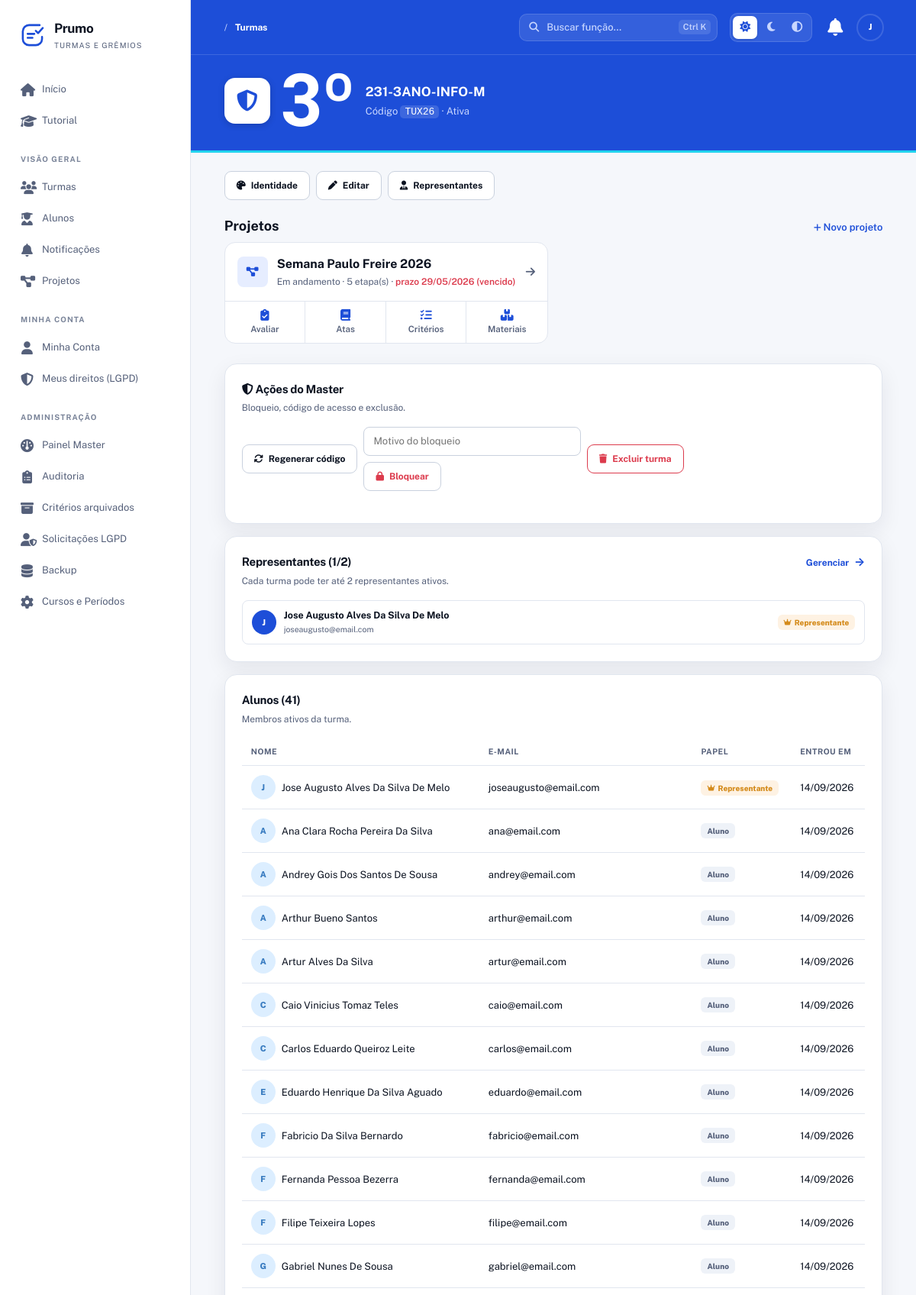
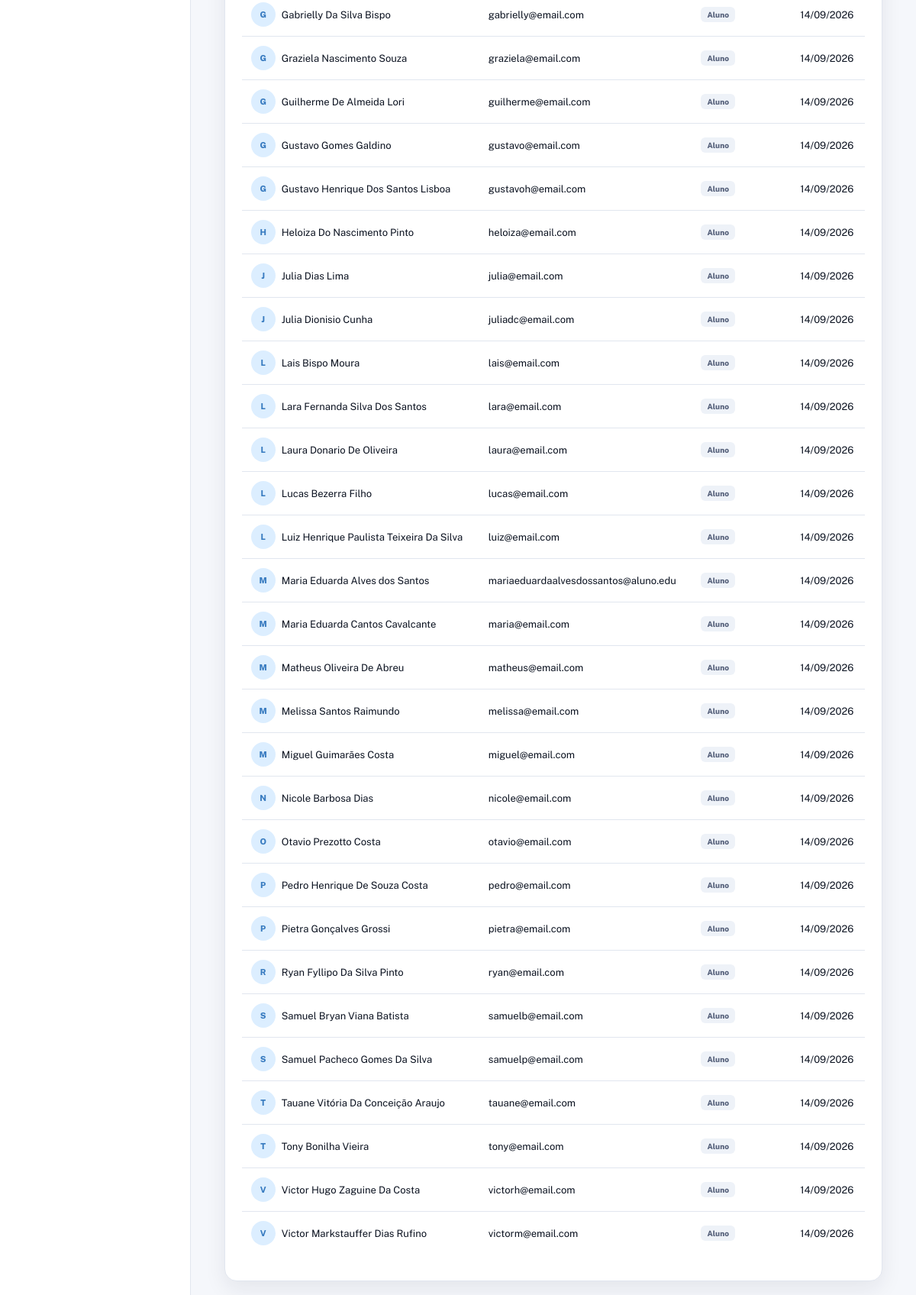
Screenshot of /Prumo/turmas/1 (signed in, upper part) with the database file from the repository (2 pictures, top to bottom).
### tables this page shows
CREATE TABLE turmas (
  id INT AUTO_INCREMENT PRIMARY KEY,
  nome VARCHAR(150) NOT NULL,
  codigo_acesso VARCHAR(30) NOT NULL UNIQUE,
  codigo_interno VARCHAR(100) DEFAULT NULL,
  cor_primaria VARCHAR(20) DEFAULT '#3498db',
  cor_secundaria VARCHAR(20) DEFAULT '#2ecc71',
  cor_personalizada TINYINT(1) NOT NULL DEFAULT 0,   
  logo VARCHAR(255) DEFAULT NULL,                   
  bloqueada TINYINT(1) NOT NULL DEFAULT 0,
  bloqueada_motivo VARCHAR(255) DEFAULT NULL,
  bloqueada_em DATETIME DEFAULT NULL,
  bloqueada_por INT DEFAULT NULL,
  created_at TIMESTAMP DEFAULT CURRENT_TIMESTAMP,
  updated_at TIMESTAMP DEFAULT CURRENT_TIMESTAMP ON UPDATE CURRENT_TIMESTAMP,
  FOREIGN KEY (bloqueada_por) REFERENCES usuarios(id) ON DELETE SET NULL,
  INDEX idx_turmas_codigo (codigo_acesso)
);

CREATE TABLE projetos (
  id INT AUTO_INCREMENT PRIMARY KEY,
  turma_id INT NOT NULL,
  nome VARCHAR(150) NOT NULL,
  descricao TEXT DEFAULT NULL,
  prazo DATE DEFAULT NULL,
  modo_avaliacao ENUM('etapa','cronograma') DEFAULT 'cronograma',
  encerrado TINYINT(1) DEFAULT 0,
  encerrado_em DATETIME DEFAULT NULL,
  encerrado_por INT DEFAULT NULL,
  created_at TIMESTAMP DEFAULT CURRENT_TIMESTAMP,
  updated_at TIMESTAMP DEFAULT CURRENT_TIMESTAMP ON UPDATE CURRENT_TIMESTAMP,
  FOREIGN KEY (turma_id) REFERENCES turmas(id) ON DELETE CASCADE,
  FOREIGN KEY (encerrado_por) REFERENCES usuarios(id) ON DELETE SET NULL,
  INDEX idx_projetos_turma (turma_id),
  INDEX idx_projetos_encerrado (encerrado)
);

CREATE TABLE turma_usuarios (
  id INT AUTO_INCREMENT PRIMARY KEY,
  turma_id INT NOT NULL,
  usuario_id INT NOT NULL,
  papel ENUM('aluno','representante') NOT NULL DEFAULT 'aluno',
  ativo TINYINT(1) DEFAULT 1,
  entrou_em TIMESTAMP DEFAULT CURRENT_TIMESTAMP,
  saiu_em DATETIME DEFAULT NULL,
  created_at TIMESTAMP DEFAULT CURRENT_TIMESTAMP,
  updated_at TIMESTAMP DEFAULT CURRENT_TIMESTAMP ON UPDATE CURRENT_TIMESTAMP,
  UNIQUE KEY unico_turma_usuario (turma_id, usuario_id),
  FOREIGN KEY (turma_id) REFERENCES turmas(id) ON DELETE CASCADE,
  FOREIGN KEY (usuario_id) REFERENCES usuarios(id) ON DELETE CASCADE,
  INDEX idx_tu_papel (papel),
  INDEX idx_tu_ativo (ativo)
);

CREATE TABLE usuarios (
  id INT AUTO_INCREMENT PRIMARY KEY,
  nome VARCHAR(150) NOT NULL,
  email VARCHAR(150) NOT NULL UNIQUE,
  senha VARCHAR(255) NOT NULL,
  tipo ENUM('aluno','master') NOT NULL DEFAULT 'aluno',
  telefone VARCHAR(20) DEFAULT NULL,
  data_nascimento DATE DEFAULT NULL,
  email_confirmado TINYINT(1) NOT NULL DEFAULT 0,
  email_token VARCHAR(255) DEFAULT NULL,
  email_token_expira DATETIME DEFAULT NULL,
  primeiro_login TINYINT(1) NOT NULL DEFAULT 1,
  ativo TINYINT(1) NOT NULL DEFAULT 1,
  lgpd_aceito TINYINT(1) NOT NULL DEFAULT 0,
  lgpd_data DATETIME DEFAULT NULL,
  ultimo_acesso DATETIME DEFAULT NULL,
  created_at TIMESTAMP DEFAULT CURRENT_TIMESTAMP,
  updated_at TIMESTAMP DEFAULT CURRENT_TIMESTAMP ON UPDATE CURRENT_TIMESTAMP,
  INDEX idx_usuarios_email (email),
  INDEX idx_usuarios_tipo (tipo),
  INDEX idx_usuarios_ativo (ativo)
);

### app/Views/turmas/detalhe.php (the view, shortened to what the rows shown need)
<?php
require_once __DIR__ . '/../layouts/header.php';
require_once __DIR__ . '/../layouts/nav.php';
?>
<section class="turma-faixa" style="<?= h(ViewHelper::estiloTurma($turma)) ?>">
    <div class="turma-logo">
        <?php if (!empty($turma['logo'])): ?>
            <img src="<?= h(ViewHelper::asset($turma['logo'])) ?>" alt="Logo da turma">
        <?php else: ?>
            <i class="fas fa-shield-halved" aria-hidden="true"></i>
        <?php endif; ?>
    </div>
    <div class="turma-sigla num"><?= h(ViewHelper::siglaTurma($turma['nome'])) ?></div>
    <div class="turma-meta">
        <strong><?= h($turma['nome']) ?></strong>
        <span>
            Código <code><?= h($turma['codigo_acesso']) ?></code> ·
            <?= $turma['bloqueada'] ? 'Bloqueada' : 'Ativa' ?>
        </span>
    </div>
</section>
<section class="turma-projetos" aria-labelledby="turma-projetos-titulo">
    <div class="bloco-titulo">
        <h2 id="turma-projetos-titulo">Projetos</h2>
    </div>
    <?php if (empty($projetos)): ?>
        <div class="lista-vazia">
            <i class="fas fa-diagram-project"></i>
            <span>Esta turma ainda não tem projetos.<?= $isMaster ? '' : ' Quando o professor criar um, ele aparece aqui.' ?></span>
        </div>
    <?php else: ?>
        <div class="projetos-cartoes">
            <?php foreach ($projetos as $p):
                $pp = $basePath . '/projetos/' . (int) $p['id'];
                $prazo = !empty($p['prazo']) ? date('d/m/Y', strtotime($p['prazo'])) : null;
                $vencido = !$p['encerrado'] && !empty($p['prazo']) && strtotime($p['prazo']) < strtotime('today');
                $atalhos = ($isRep || $isMaster)
                    ? [['fas fa-clipboard-check', 'Avaliar', $pp . '/avaliacoes'], ['fas fa-book', 'Atas', $pp . '/atas'], ['fas fa-list-check', 'Critérios', $pp . '/criterios'], ['fas fa-boxes', 'Materiais', $pp . '/materiais']]
                    : [['fas fa-star-half-stroke', 'Minhas notas', $pp . '/avaliacoes/minhas'], ['fas fa-user-group', 'Avaliar colegas', $pp . '/avaliacoes/pares'], ['fas fa-book', 'Atas', $pp . '/atas'], ['fas fa-boxes', 'Materiais', $pp . '/materiais']];
            ?>
                <article class="projeto-cartao <?= $p['encerrado'] ? 'encerrado' : '' ?>">
                    <a class="projeto-cartao-topo" href="<?= $pp ?>">
                        <span class="tarefa-icone"><i class="fas <?= $p['encerrado'] ? 'fa-lock' : 'fa-diagram-project' ?>"></i></span>
                        <span class="projeto-cartao-titulo">
                            <strong><?= h($p['nome']) ?></strong>
                            <small>
                                <?= $p['encerrado'] ? 'Encerrado' : 'Em andamento' ?>
                                · <?= (int) $p['total_etapas'] ?> etapa(s)
                                <?php if ($prazo): ?> · <span class="<?= $vencido ? 'txt-alerta' : '' ?>">prazo <?= $prazo ?><?= $vencido ? ' (vencido)' : '' ?></span><?php endif; ?>
                            </small>
                        </span>
                        <i class="fas fa-arrow-right projeto-cartao-seta" aria-hidden="true"></i>
                    </a>
                    <nav class="projeto-cartao-atalhos" aria-label="Atalhos de <?= h($p['nome']) ?>">
                        <?php foreach ($atalhos as [$ic, $rot, $url]): ?>
                            <a href="<?= $url ?>"><i class="<?= $ic ?>" aria-hidden="true"></i> <?= $rot ?></a>
                        <?php endforeach; ?>
                    </nav>
                </article>
            <?php endforeach; ?>
        </div>
    <?php endif; ?>
</section>
<?php if ($isMaster): ?>
    <section class="panel mb-16">
        <div class="panel-header">
            <div>
                <h2><i class="fas fa-shield-halved"></i> Ações do Master</h2>
            </div>
        </div>
    </section>
<?php endif; ?>
<section class="panel mb-16">
    <div class="panel-header">
        <div>
            <h2>Representantes (<?= count($representantes) ?>/2)</h2>
        </div>
    </div>
    <?php if (empty($representantes)): ?>
        <p class="text-muted">Nenhum representante nomeado.</p>
    <?php else: ?>
        <div class="turma-membros-lista">
            <?php foreach ($representantes as $r): ?>
                <div class="turma-membro-item">
                    <span class="avatar avatar-indigo"><?= strtoupper(substr($r['nome'], 0, 1)) ?></span>
                    <div class="membro-info">
                        <strong><?= h($r['nome']) ?></strong>
                        <small><?= h($r['email']) ?></small>
                    </div>
                    <span class="badge badge-yellow"><i class="fas fa-crown"></i> Representante</span>
                </div>
            <?php endforeach; ?>
        </div>
    <?php endif; ?>
</section>
<section class="panel">
    <div class="panel-header">
        <div>
            <h2>Alunos (<?= count($alunos) ?>)</h2>
        </div>
    </div>
    <?php if (empty($alunos)): ?>
        <p class="text-muted">Nenhum aluno na turma.</p>
    <?php else: ?>
        <table class="tabela-lista">
            <thead>
                <tr>
                    <th>Nome</th>
                    <th>E-mail</th>
                    <th>Papel</th>
                    <th>Entrou em</th>
                </tr>
            </thead>
            <tbody>
                <?php foreach ($alunos as $a): ?>
                    <tr>
                        <td data-label="Nome">
                            <span class="person-cell">
                                <span class="avatar avatar-blue"><?= h(mb_strtoupper(mb_substr($a['nome'], 0, 1))) ?></span>
                                <?= h($a['nome']) ?>
                            </span>
                        </td>
                        <td data-label="E-mail"><?= h($a['email']) ?></td>
                        <td data-label="Papel">
                            <?php if ($a['papel'] === 'representante'): ?>
                                <span class="badge badge-yellow"><i class="fas fa-crown"></i> Representante</span>
                            <?php else: ?>
                                <span class="badge badge-gray">Aluno</span>
                            <?php endif; ?>
                        </td>
                        <td data-label="Entrou em"><?= $a['entrou_em'] ? h(date('d/m/Y', strtotime($a['entrou_em']))) : '—' ?></td>
                    </tr>
                <?php endforeach; ?>
            </tbody>
        </table>
    <?php endif; ?>
</section>
<?php require_once __DIR__ . '/../layouts/footer.php'; ?>

### rows the page displays
turmas: nome "3º", nome "231-3ANO-INFO-M", codigo_acesso "TUX26"
projetos: encerrado 0 (drawn), nome "Semana Paulo Freire 2026", total_etapas "5", prazo "29/05/2026", rot "Avaliar", rot "Atas", rot "Critérios", rot "Materiais"
turma_usuarios: usuario.nome "J", usuario.nome "Jose Augusto Alves Da Silva De Melo", usuario.email "joseaugusto@email.com", papel "representante" (drawn), entrou_em "14/09/2026"
turma_usuarios: usuario.nome "A", usuario.nome "Ana Clara Rocha Pereira Da Silva", usuario.email "ana@email.com", papel "Aluno", entrou_em "14/09/2026"
turma_usuarios: usuario.nome "A", usuario.nome "Andrey Gois Dos Santos De Sousa", usuario.email "andrey@email.com", papel "Aluno", entrou_em "14/09/2026"
turma_usuarios: usuario.nome "A", usuario.nome "Arthur Bueno Santos", usuario.email "arthur@email.com", papel "Aluno", entrou_em "14/09/2026"
turma_usuarios: usuario.nome "A", usuario.nome "Artur Alves Da Silva", usuario.email "artur@email.com", papel "Aluno", entrou_em "14/09/2026"
turma_usuarios: usuario.nome "C", usuario.nome "Caio Vinicius Tomaz Teles", usuario.email "caio@email.com", papel "Aluno", entrou_em "14/09/2026"
turma_usuarios: usuario.nome "C", usuario.nome "Carlos Eduardo Queiroz Leite", usuario.email "carlos@email.com", papel "Aluno", entrou_em "14/09/2026"
turma_usuarios: usuario.nome "E", usuario.nome "Eduardo Henrique Da Silva Aguado", usuario.email "eduardo@email.com", papel "Aluno", entrou_em "14/09/2026"
turma_usuarios: usuario.nome "F", usuario.nome "Fabricio Da Silva Bernardo", usuario.email "fabricio@email.com", papel "Aluno", entrou_em "14/09/2026"
turma_usuarios: usuario.nome "F", usuario.nome "Fernanda Pessoa Bezerra", usuario.email "fernanda@email.com", papel "Aluno", entrou_em "14/09/2026"
turma_usuarios: usuario.nome "F", usuario.nome "Filipe Teixeira Lopes", usuario.email "filipe@email.com", papel "Aluno", entrou_em "14/09/2026"
turma_usuarios: usuario.nome "G", usuario.nome "Gabriel Nunes De Sousa", usuario.email "gabriel@email.com", papel "Aluno", entrou_em "14/09/2026"
turma_usuarios: usuario.nome "G", usuario.nome "Gabrielly Da Silva Bispo", usuario.email "gabrielly@email.com", papel "Aluno", entrou_em "14/09/2026"
turma_usuarios: usuario.nome "G", usuario.nome "Graziela Nascimento Souza", usuario.email "graziela@email.com", papel "Aluno", entrou_em "14/09/2026"
turma_usuarios: usuario.nome "G", usuario.nome "Guilherme De Almeida Lori", usuario.email "guilherme@email.com", papel "Aluno", entrou_em "14/09/2026"
turma_usuarios: usuario.nome "G", usuario.nome "Gustavo Gomes Galdino", usuario.email "gustavo@email.com", papel "Aluno", entrou_em "14/09/2026"
turma_usuarios: usuario.nome "G", usuario.nome "Gustavo Henrique Dos Santos Lisboa", usuario.email "gustavoh@email.com", papel "Aluno", entrou_em "14/09/2026"
turma_usuarios: usuario.nome "H", usuario.nome "Heloiza Do Nascimento Pinto", usuario.email "heloiza@email.com", papel "Aluno", entrou_em "14/09/2026"
turma_usuarios: usuario.nome "J", usuario.nome "Julia Dias Lima", usuario.email "julia@email.com", papel "Aluno", entrou_em "14/09/2026"
turma_usuarios: usuario.nome "J", usuario.nome "Julia Dionisio Cunha", usuario.email "juliadc@email.com", papel "Aluno", entrou_em "14/09/2026"
turma_usuarios: usuario.nome "L", usuario.nome "Lais Bispo Moura", usuario.email "lais@email.com", papel "Aluno", entrou_em "14/09/2026"
turma_usuarios: usuario.nome "L", usuario.nome "Lara Fernanda Silva Dos Santos", usuario.email "lara@email.com", papel "Aluno", entrou_em "14/09/2026"
turma_usuarios: usuario.nome "L", usuario.nome "Laura Donario De Oliveira", usuario.email "laura@email.com", papel "Aluno", entrou_em "14/09/2026"
turma_usuarios: usuario.nome "L", usuario.nome "Lucas Bezerra Filho", usuario.email "lucas@email.com", papel "Aluno", entrou_em "14/09/2026"
turma_usuarios: usuario.nome "L", usuario.nome "Luiz Henrique Paulista Teixeira Da Silva", usuario.email "luiz@email.com", papel "Aluno", entrou_em "14/09/2026"
turma_usuarios: usuario.nome "M", usuario.nome "Maria Eduarda Alves dos Santos", usuario.email "mariaeduardaalvesdossantos@aluno.edu", papel "Aluno", entrou_em "14/09/2026"
turma_usuarios: usuario.nome "M", usuario.nome "Maria Eduarda Cantos Cavalcante", usuario.email "maria@email.com", papel "Aluno", entrou_em "14/09/2026"
turma_usuarios: usuario.nome "M", usuario.nome "Matheus Oliveira De Abreu", usuario.email "matheus@email.com", papel "Aluno", entrou_em "14/09/2026"
turma_usuarios: usuario.nome "M", usuario.nome "Melissa Santos Raimundo", usuario.email "melissa@email.com", papel "Aluno", entrou_em "14/09/2026"
turma_usuarios: usuario.nome "M", usuario.nome "Miguel Guimarães Costa", usuario.email "miguel@email.com", papel "Aluno", entrou_em "14/09/2026"
turma_usuarios: usuario.nome "N", usuario.nome "Nicole Barbosa Dias", usuario.email "nicole@email.com", papel "Aluno", entrou_em "14/09/2026"
turma_usuarios: usuario.nome "O", usuario.nome "Otavio Prezotto Costa", usuario.email "otavio@email.com", papel "Aluno", entrou_em "14/09/2026"
turma_usuarios: usuario.nome "P", usuario.nome "Pedro Henrique De Souza Costa", usuario.email "pedro@email.com", papel "Aluno", entrou_em "14/09/2026"
turma_usuarios: usuario.nome "P", usuario.nome "Pietra Gonçalves Grossi", usuario.email "pietra@email.com", papel "Aluno", entrou_em "14/09/2026"
turma_usuarios: usuario.nome "R", usuario.nome "Ryan Fyllipo Da Silva Pinto", usuario.email "ryan@email.com", papel "Aluno", entrou_em "14/09/2026"
turma_usuarios: usuario.nome "S", usuario.nome "Samuel Bryan Viana Batista", usuario.email "samuelb@email.com", papel "Aluno", entrou_em "14/09/2026"
turma_usuarios: usuario.nome "S", usuario.nome "Samuel Pacheco Gomes Da Silva", usuario.email "samuelp@email.com", papel "Aluno", entrou_em "14/09/2026"
turma_usuarios: usuario.nome "T", usuario.nome "Tauane Vitória Da Conceição Araujo", usuario.email "tauane@email.com", papel "Aluno", entrou_em "14/09/2026"
turma_usuarios: usuario.nome "T", usuario.nome "Tony Bonilha Vieira", usuario.email "tony@email.com", papel "Aluno", entrou_em "14/09/2026"
turma_usuarios: usuario.nome "V", usuario.nome "Victor Hugo Zaguine Da Costa", usuario.email "victorh@email.com", papel "Aluno", entrou_em "14/09/2026"
turma_usuarios: usuario.nome "V", usuario.nome "Victor Markstauffer Dias Rufino", usuario.email "victorm@email.com", papel "Aluno", entrou_em "14/09/2026"

### other values shown
$appName "Prumo"
$label "Início"
$label "Tutorial"
$secao "VISÃO GERAL"
$label "Turmas"
$label "Alunos"
$label "Notificações"
$label "Projetos"
$secao "MINHA CONTA"
$label "Minha Conta"
$label "Meus direitos (LGPD)"
$secao "ADMINISTRAÇÃO"
$label "Painel Master"
$label "Auditoria"
$label "Critérios arquivados"
